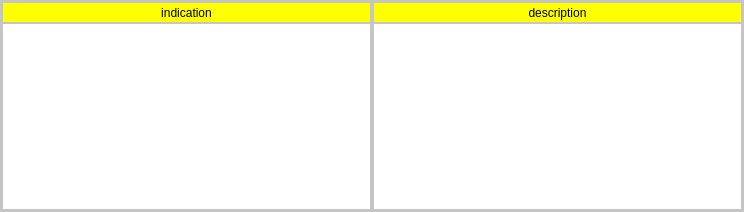
<?xml version="1.0" encoding="UTF-8"?>
<ui version="4.0">
 <class>topic_msg</class>
 <widget class="QDialog" name="topic_msg">
  <property name="geometry">
   <rect>
    <x>0</x>
    <y>0</y>
    <width>744</width>
    <height>212</height>
   </rect>
  </property>
  <property name="windowTitle">
   <string>Dialog</string>
  </property>
  <property name="styleSheet">
   <string notr="true">background-color:white;</string>
  </property>
  <layout class="QGridLayout" name="gridLayout">
   <property name="leftMargin">
    <number>0</number>
   </property>
   <property name="topMargin">
    <number>0</number>
   </property>
   <property name="rightMargin">
    <number>0</number>
   </property>
   <property name="bottomMargin">
    <number>0</number>
   </property>
   <property name="spacing">
    <number>0</number>
   </property>
   <item row="0" column="0">
    <widget class="QFrame" name="frame">
     <property name="frameShape">
      <enum>QFrame::StyledPanel</enum>
     </property>
     <property name="frameShadow">
      <enum>QFrame::Raised</enum>
     </property>
     <layout class="QHBoxLayout" name="horizontalLayout">
      <property name="spacing">
       <number>0</number>
      </property>
      <property name="leftMargin">
       <number>0</number>
      </property>
      <property name="topMargin">
       <number>0</number>
      </property>
      <property name="rightMargin">
       <number>0</number>
      </property>
      <property name="bottomMargin">
       <number>0</number>
      </property>
      <item>
       <widget class="QFrame" name="msg_indication">
        <property name="frameShape">
         <enum>QFrame::StyledPanel</enum>
        </property>
        <property name="frameShadow">
         <enum>QFrame::Raised</enum>
        </property>
        <layout class="QVBoxLayout" name="verticalLayout_2" stretch="1,9">
         <property name="spacing">
          <number>0</number>
         </property>
         <property name="leftMargin">
          <number>0</number>
         </property>
         <property name="topMargin">
          <number>0</number>
         </property>
         <property name="rightMargin">
          <number>0</number>
         </property>
         <property name="bottomMargin">
          <number>0</number>
         </property>
         <item>
          <widget class="QFrame" name="title">
           <property name="frameShape">
            <enum>QFrame::StyledPanel</enum>
           </property>
           <property name="frameShadow">
            <enum>QFrame::Raised</enum>
           </property>
           <layout class="QVBoxLayout" name="verticalLayout_3">
            <property name="spacing">
             <number>0</number>
            </property>
            <property name="leftMargin">
             <number>0</number>
            </property>
            <property name="topMargin">
             <number>0</number>
            </property>
            <property name="rightMargin">
             <number>0</number>
            </property>
            <property name="bottomMargin">
             <number>0</number>
            </property>
            <item>
             <widget class="QLabel" name="label">
              <property name="styleSheet">
               <string notr="true">background-color:yellow;
</string>
              </property>
              <property name="text">
               <string>indication</string>
              </property>
              <property name="alignment">
               <set>Qt::AlignCenter</set>
              </property>
             </widget>
            </item>
           </layout>
          </widget>
         </item>
         <item>
          <widget class="QFrame" name="msg_indi">
           <property name="frameShape">
            <enum>QFrame::StyledPanel</enum>
           </property>
           <property name="frameShadow">
            <enum>QFrame::Raised</enum>
           </property>
          </widget>
         </item>
        </layout>
       </widget>
      </item>
      <item>
       <widget class="QFrame" name="msg_disc_frame">
        <property name="frameShape">
         <enum>QFrame::StyledPanel</enum>
        </property>
        <property name="frameShadow">
         <enum>QFrame::Raised</enum>
        </property>
        <layout class="QVBoxLayout" name="verticalLayout" stretch="1,9">
         <property name="spacing">
          <number>0</number>
         </property>
         <property name="leftMargin">
          <number>0</number>
         </property>
         <property name="topMargin">
          <number>0</number>
         </property>
         <property name="rightMargin">
          <number>0</number>
         </property>
         <property name="bottomMargin">
          <number>0</number>
         </property>
         <item>
          <widget class="QFrame" name="frame_4">
           <property name="frameShape">
            <enum>QFrame::StyledPanel</enum>
           </property>
           <property name="frameShadow">
            <enum>QFrame::Raised</enum>
           </property>
           <layout class="QVBoxLayout" name="verticalLayout_4">
            <property name="spacing">
             <number>0</number>
            </property>
            <property name="leftMargin">
             <number>0</number>
            </property>
            <property name="topMargin">
             <number>0</number>
            </property>
            <property name="rightMargin">
             <number>0</number>
            </property>
            <property name="bottomMargin">
             <number>0</number>
            </property>
            <item>
             <widget class="QLabel" name="label_2">
              <property name="styleSheet">
               <string notr="true">background-color:yellow;
</string>
              </property>
              <property name="text">
               <string>description</string>
              </property>
              <property name="alignment">
               <set>Qt::AlignCenter</set>
              </property>
             </widget>
            </item>
           </layout>
          </widget>
         </item>
         <item>
          <widget class="QFrame" name="frame_3">
           <property name="frameShape">
            <enum>QFrame::StyledPanel</enum>
           </property>
           <property name="frameShadow">
            <enum>QFrame::Raised</enum>
           </property>
           <layout class="QVBoxLayout" name="verticalLayout_5">
            <property name="spacing">
             <number>0</number>
            </property>
            <property name="leftMargin">
             <number>0</number>
            </property>
            <property name="topMargin">
             <number>0</number>
            </property>
            <property name="rightMargin">
             <number>0</number>
            </property>
            <property name="bottomMargin">
             <number>0</number>
            </property>
            <item>
             <widget class="QLabel" name="desc">
              <property name="text">
               <string/>
              </property>
             </widget>
            </item>
           </layout>
          </widget>
         </item>
        </layout>
       </widget>
      </item>
     </layout>
    </widget>
   </item>
  </layout>
 </widget>
 <resources/>
 <connections/>
</ui>
